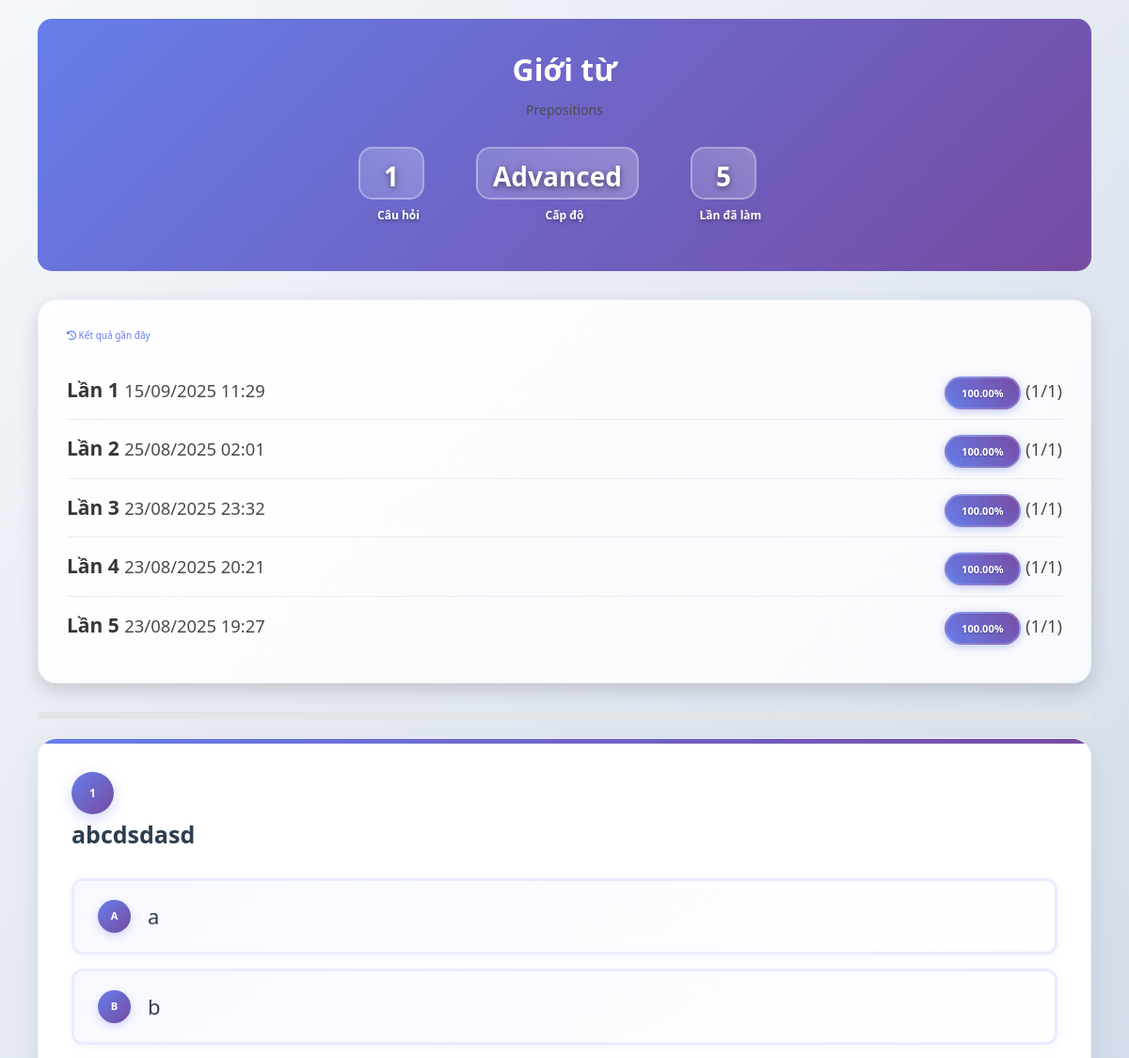
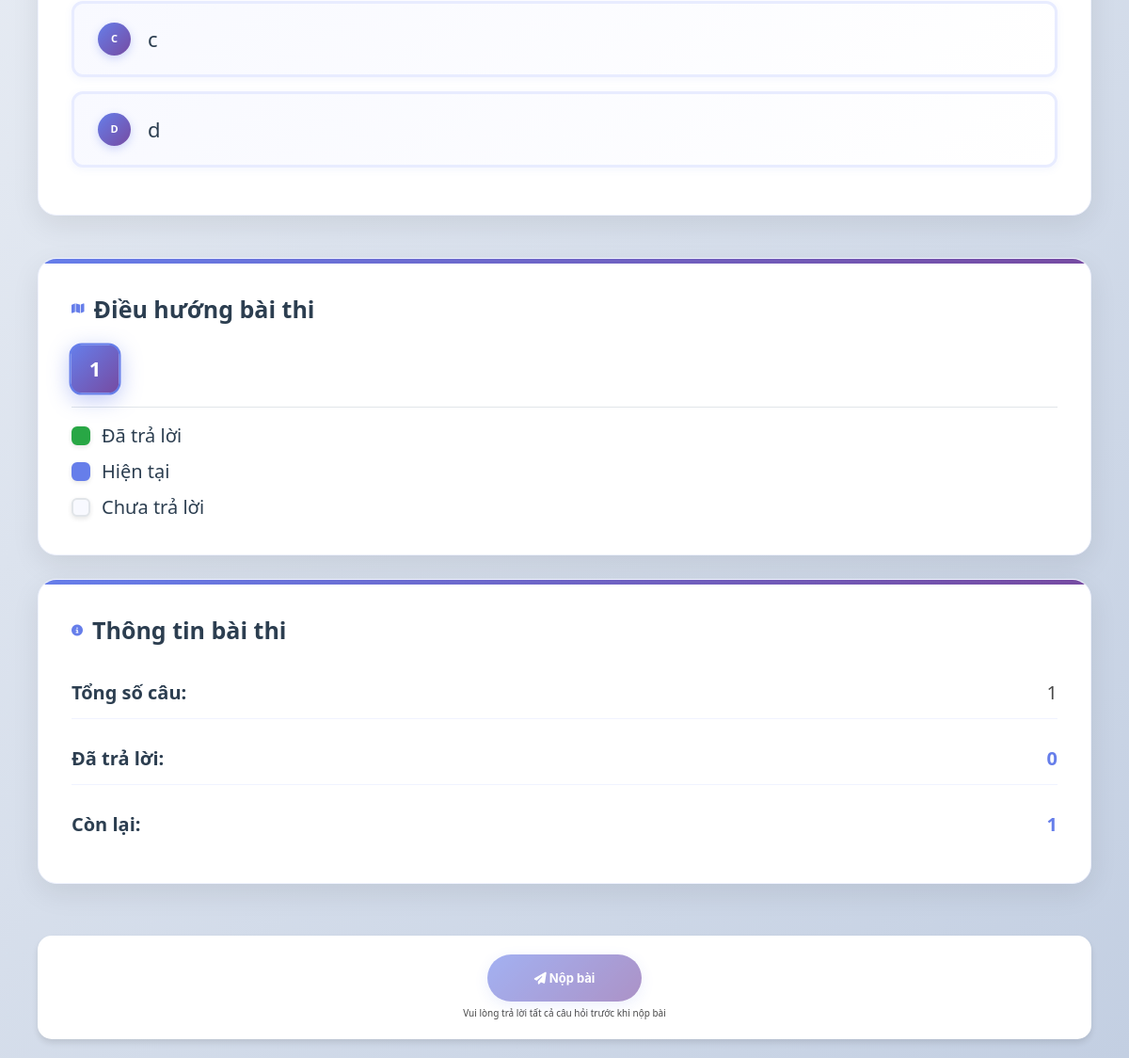
Screenshot of /GrammarQuiz?topic=12 (signed in) with the database file from the repository (2 pictures, top to bottom).
### tables this page shows
CREATE TABLE `grammar_topics` (
  `MaChuDe` int(11) NOT NULL,
  `MaKhoaHoc` int(11) DEFAULT NULL,
  `MaBaiHoc` int(11) DEFAULT NULL,
  `TenChuDe` varchar(100) NOT NULL,
  `TenChuDeEng` varchar(100) NOT NULL,
  `MoTa` text DEFAULT NULL,
  `CapDo` enum('Beginner','Intermediate','Advanced') NOT NULL DEFAULT 'Beginner',
  `ThuTu` int(11) NOT NULL DEFAULT 0,
  `TrangThai` tinyint(1) NOT NULL DEFAULT 1,
  `ThoiGianTao` datetime NOT NULL DEFAULT current_timestamp()
);

CREATE TABLE `grammar_results` (
  `MaKetQua` int(11) NOT NULL,
  `TaiKhoan` varchar(100) NOT NULL,
  `MaChuDe` int(11) NOT NULL,
  `TongSoCau` int(11) NOT NULL,
  `SoCauDung` int(11) NOT NULL,
  `DiemSo` decimal(5,2) NOT NULL,
  `ThoiGianLam` datetime NOT NULL DEFAULT current_timestamp()
);

CREATE TABLE `grammar_questions` (
  `MaCauHoi` int(11) NOT NULL,
  `MaChuDe` int(11) NOT NULL,
  `CauHoi` text NOT NULL,
  `DapAnA` varchar(255) NOT NULL,
  `DapAnB` varchar(255) NOT NULL,
  `DapAnC` varchar(255) NOT NULL,
  `DapAnD` varchar(255) NOT NULL,
  `DapAnDung` enum('A','B','C','D') NOT NULL,
  `GiaiThich` text DEFAULT NULL,
  `ThuTu` int(11) NOT NULL DEFAULT 0,
  `TrangThai` tinyint(1) NOT NULL DEFAULT 1,
  `ThoiGianTao` datetime NOT NULL DEFAULT current_timestamp()
);

### configs/config.php (called while the page is built, shortened)
<?php
require_once(__DIR__ . "/../class/Database.php");
$Database = new Database();

### class/Database.php (called while the page is built, shortened)
<?php
class Database
{
    protected $ketnoi;
    private $host = HOST_DB;
    private $user = USER_DB;
    private $pass = PASS_DB;
    private $dbname = DBNAME_DB;
    function connect()
    {
        try {
            if (!$this->ketnoi) {
                $this->ketnoi = mysqli_connect(
                    $this->host,
                    $this->user,
                    $this->pass,
                    $this->dbname
                );
                mysqli_query($this->ketnoi, "set names 'utf8'");
            }
        } catch (Exception $err) {
            die($err->getMessage());
        }
    }
    function get_list($sql)
    {
        $result = mysqli_query($this->ketnoi, $sql);
        $return = array();
        while ($row = mysqli_fetch_assoc($result)) {
            $return[] = $row;
        }
        return $return;
    }
    function get_row($sql)
    {
        $result = mysqli_query($this->ketnoi, $sql);
        $row = mysqli_fetch_assoc($result);
        return $row;
    }
}

### public/client/GrammarQuiz.php (the view, shortened to what this page needs)
<?php
require_once(__DIR__ . "/../../configs/config.php");
$user = $Database->get_row("SELECT * FROM nguoidung WHERE taikhoan = '" . $_SESSION["account"] . "'");
$topicId = $_GET['topic'] ?? null;
$topic = $Database->get_row("SELECT * FROM grammar_topics WHERE MaChuDe = " . (int)$topicId . " AND TrangThai = 1");
$questions = $Database->get_list("
    SELECT * FROM grammar_questions
    WHERE MaChuDe = " . (int)$topicId . " AND TrangThai = 1
    ORDER BY ThuTu ASC, MaCauHoi ASC
");
$recentResults = $Database->get_list("
    SELECT * FROM grammar_results
    WHERE TaiKhoan = '" . $user['TaiKhoan'] . "' AND MaChuDe = " . (int)$topicId . "
    ORDER BY ThoiGianLam DESC
    LIMIT 5
");
require_once(__DIR__ . "/../../public/client/header.php");
?>
<div class="grammar-quiz-container">
    <?php if (isset($noQuestions)): ?>
        <div class="no-questions">
            <i class="fas fa-question-circle"></i>
            <h3>Chưa có câu hỏi</h3>
            <p>Chủ đề này chưa có câu hỏi nào. Vui lòng quay lại sau!</p>
            <a href="<?= BASE_URL("Grammar") ?>" class="btn btn-primary">
                <i class="fas fa-arrow-left"></i> Quay lại
            </a>
        </div>
    <?php else: ?>
        <div class="quiz-header">
            <h1><?= htmlspecialchars($topic['TenChuDe']) ?></h1>
            <p class="subtitle"><?= htmlspecialchars($topic['TenChuDeEng']) ?></p>
            <div class="quiz-stats">
                <div class="stat-item">
                    <span class="number"><?= count($questions) ?></span>
                    <span class="label">Câu hỏi</span>
                </div>
                <div class="stat-item">
                    <span class="number"><?= $topic['CapDo'] ?></span>
                    <span class="label">Cấp độ</span>
                </div>
                <div class="stat-item">
                    <span class="number"><?= count($recentResults) ?></span>
                    <span class="label">Lần đã làm</span>
                </div>
            </div>
        </div>
        <?php if (count($recentResults) > 0): ?>
            <div class="recent-results">
                <h3><i class="fas fa-history"></i> Kết quả gần đây</h3>
                <?php foreach ($recentResults as $index => $result): ?>
                    <div class="result-item">
                        <div>
                            <strong>Lần <?= $index + 1 ?></strong>
                            <small class="text-muted d-block"><?= date('d/m/Y H:i', strtotime($result['ThoiGianLam'])) ?></small>
                        </div>
                        <div>
                            <span class="result-score-badge"><?= $result['DiemSo'] ?>%</span>
                            <small class="text-muted">(<?= $result['SoCauDung'] ?>/<?= $result['TongSoCau'] ?>)</small>
                        </div>
                    </div>
                <?php endforeach; ?>
            </div>
        <?php endif; ?>
        <form id="grammarQuizForm">
            <div class="progress-bar">
            </div>
            <div class="quiz-content">
                <div class="questions-column">
                    <?php foreach ($questions as $index => $question): ?>
                        <div class="question-card" data-question="<?= $index + 1 ?>">
                            <div class="d-flex align-items-start">
                                <div class="question-number"><?= $index + 1 ?></div>
                                <div class="flex-grow-1">
                                    <div class="question-text"><?= htmlspecialchars($question['CauHoi']) ?></div>
                                    <div class="answer-options">
                                        <label class="answer-option" data-option="A" onclick="selectAnswer(this)">
                                            <div class="option-letter">A</div>
                                            <span><?= htmlspecialchars($question['DapAnA']) ?></span>
                                        </label>
                                        <label class="answer-option" data-option="B" onclick="selectAnswer(this)">
                                            <div class="option-letter">B</div>
                                            <span><?= htmlspecialchars($question['DapAnB']) ?></span>
                                        </label>
                                <?php if ($question['DapAnC']): ?>
                                    <label class="answer-option" data-option="C" onclick="selectAnswer(this)">
                                        <div class="option-letter">C</div>
                                        <span><?= htmlspecialchars($question['DapAnC']) ?></span>
                                    </label>
                                <?php endif; ?>
                                <?php if ($question['DapAnD']): ?>
                                    <label class="answer-option" data-option="D" onclick="selectAnswer(this)">
                                        <div class="option-letter">D</div>
                                        <span><?= htmlspecialchars($question['DapAnD']) ?></span>
                                    </label>
                                <?php endif; ?>
                            </div>
                        </div>
                    </div>
                </div>
            <?php endforeach; ?>
                </div>
                <div class="sidebar-column">
                    <div class="question-card">
                        <h4><i class="fas fa-map"></i> Điều hướng bài thi</h4>
                        <div class="question-navigator">
                            <?php foreach ($questions as $index => $question): ?>
                                <div class="nav-question" data-question="<?= $index + 1 ?>">
                                    <?= $index + 1 ?>
                                </div>
                            <?php endforeach; ?>
                        </div>
                        <div class="navigator-legend">
                            <div class="legend-item">
                                <div class="legend-dot answered"></div>
                                <span>Đã trả lời</span>
                            </div>
                            <div class="legend-item">
                                <div class="legend-dot current"></div>
                                <span>Hiện tại</span>
                            </div>
                            <div class="legend-item">
                                <div class="legend-dot unanswered"></div>
                                <span>Chưa trả lời</span>
                            </div>
                        </div>
                    </div>
                    <div class="question-card">
                        <h4><i class="fas fa-info-circle"></i> Thông tin bài thi</h4>
                        <div class="quiz-info">
                            <div class="info-item">
                                <strong>Tổng số câu:</strong> <?= count($questions) ?>
                            </div>
                            <div class="info-item">
                                <strong>Đã trả lời:</strong> <span id="answeredCount">0</span>
                            </div>
                            <div class="info-item">
                                <strong>Còn lại:</strong> <span id="remainingCount"><?= count($questions) ?></span>
                            </div>
                        </div>
                    </div>
                </div>
            </div>
            <div class="quiz-navigation">
                <button type="submit" class="btn-submit-quiz" id="submitBtn" disabled>
                    <i class="fas fa-paper-plane"></i> Nộp bài
                </button>
                <p class="text-muted mt-2">Vui lòng trả lời tất cả câu hỏi trước khi nộp bài</p>
            </div>
        </form>
    <?php endif; ?>
</div>
<?php require_once(__DIR__ . "/../../public/client/footer.php"); ?>

### assets/css/base.css (style rules this page uses)
:root { --white-color: #fff; --black-color: #000; --header-height: 90px; --main-color: #235390; --main-color-plus-1: #0a4a82; --main-color-plus-2: #6d8db6; --main-color-plus-3: #98b4d9; --text-primary: #000000; --text-secondary: #42637d; --main--text-color: #42637d; --separate-color: #cccccc; --grey-color: #ccc; --grey-plus-1-color: #e3e7ef; --main-introduce-color: #f6f6f6; --background-input-color: #f7f7f7; --background-bar-color: #e7eaf0; --shadow-input-color: #e5e5e5; --green-color: #58cc02; --green-shadow-color: #58a700; --height-input-login: 58px; --width-input-login: 450px; --btn-primary-color: #1cb0f6; --btn-primary-border-color: #5182c1; --background-card: #ffffff; --box-shadow-card: #e3e7ef; --size-responsive-mobile: 600px; --size-responsive-tablet: 900px; --size-responsive-laptop: 1200px; --size-responsive-laptop-large: 1536px; --answer-right-color: #d7ffb8; --answer-right-text-color: #8dbc00; --answer-false-color: #ffdfe0; --answer-false-text-color: #ec0b1b; --btn-danger-color: #ff4b4b; --btn-danger-border-color: #ec4444; }
* { box-sizing: inherit; margin: 0; padding: 0; }
body, html { font-family: "Noto Sans", sans-serif; }
html { font-size: 62.5%; box-sizing: border-box; color: var(--text-primary); }
p { margin: 0; }
button { border: none; }

### rows the page displays
grammar_topics: TenChuDe "Giới từ", TenChuDeEng "Prepositions", CapDo "Advanced"
grammar_results: ThoiGianLam "15/09/2025 11:29", DiemSo "100.00", SoCauDung "1", TongSoCau "1"
grammar_results: ThoiGianLam "25/08/2025 02:01", DiemSo "100.00", SoCauDung "1", TongSoCau "1"
grammar_results: ThoiGianLam "23/08/2025 23:32", DiemSo "100.00", SoCauDung "1", TongSoCau "1"
grammar_results: ThoiGianLam "23/08/2025 20:21", DiemSo "100.00", SoCauDung "1", TongSoCau "1"
grammar_results: ThoiGianLam "23/08/2025 19:27", DiemSo "100.00", SoCauDung "1", TongSoCau "1"
grammar_questions: CauHoi "abcdsdasd", DapAnA "a", DapAnB "b", DapAnC "c", DapAnD "d"

### other values shown
count($questions) "1"
count($recentResults) "5"
